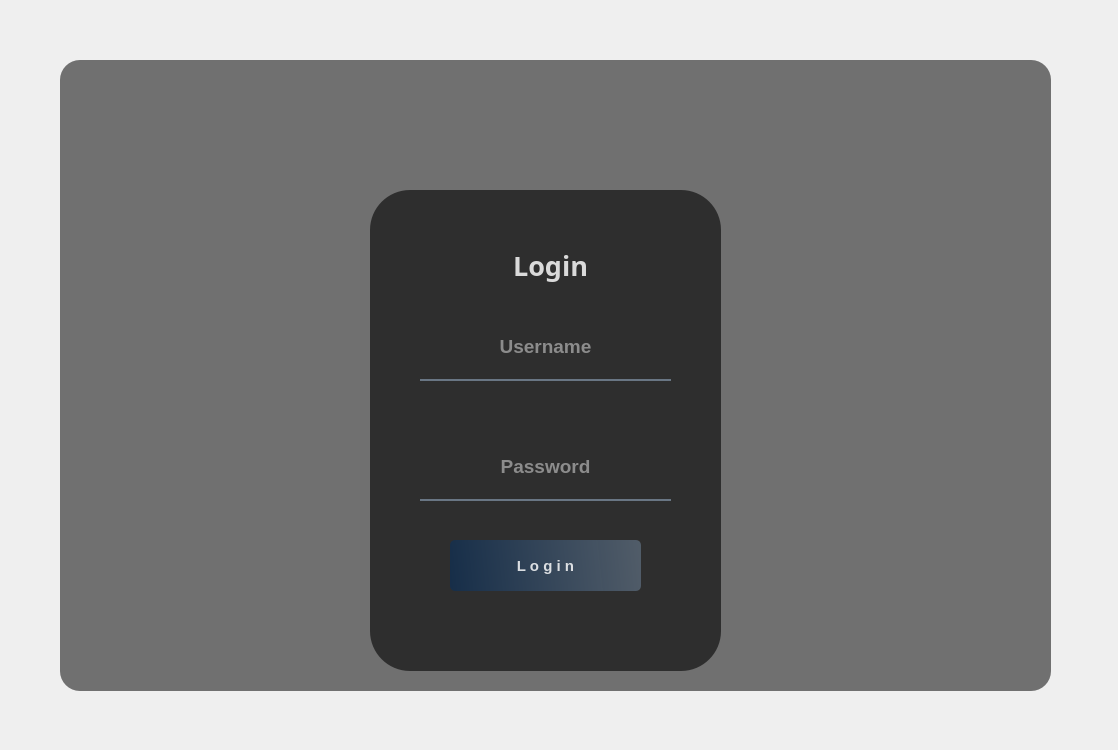
<?xml version="1.0" encoding="UTF-8"?>
<ui version="4.0">
 <class>Form</class>
 <widget class="QWidget" name="Form">
  <property name="geometry">
   <rect>
    <x>0</x>
    <y>0</y>
    <width>1118</width>
    <height>750</height>
   </rect>
  </property>
  <property name="windowTitle">
   <string>Form</string>
  </property>
  <widget class="QWidget" name="widget" native="true">
   <property name="geometry">
    <rect>
     <x>30</x>
     <y>30</y>
     <width>1051</width>
     <height>691</height>
    </rect>
   </property>
   <widget class="QLabel" name="label_2">
    <property name="geometry">
     <rect>
      <x>340</x>
      <y>160</y>
      <width>351</width>
      <height>481</height>
     </rect>
    </property>
    <property name="styleSheet">
     <string notr="true">background-color: rgba(0, 0, 0, 150);
border-radius: 40px;</string>
    </property>
    <property name="text">
     <string/>
    </property>
   </widget>
   <widget class="QLabel" name="label_3">
    <property name="geometry">
     <rect>
      <x>340</x>
      <y>60</y>
      <width>351</width>
      <height>91</height>
     </rect>
    </property>
    <property name="styleSheet">
     <string notr="true">border-image: url(:/images/od.png);</string>
    </property>
    <property name="text">
     <string/>
    </property>
   </widget>
   <widget class="QLabel" name="label_4">
    <property name="geometry">
     <rect>
      <x>460</x>
      <y>210</y>
      <width>121</width>
      <height>51</height>
     </rect>
    </property>
    <property name="font">
     <font>
      <family>Sans Serif Collection</family>
      <pointsize>20</pointsize>
      <weight>75</weight>
      <bold>true</bold>
     </font>
    </property>
    <property name="styleSheet">
     <string notr="true">color: rgba(255, 255, 255, 210);</string>
    </property>
    <property name="text">
     <string>Login</string>
    </property>
    <property name="alignment">
     <set>Qt::AlignCenter</set>
    </property>
   </widget>
   <widget class="QLineEdit" name="lineEdit">
    <property name="geometry">
     <rect>
      <x>390</x>
      <y>290</y>
      <width>251</width>
      <height>61</height>
     </rect>
    </property>
    <property name="font">
     <font>
      <pointsize>14</pointsize>
      <weight>75</weight>
      <bold>true</bold>
     </font>
    </property>
    <property name="focusPolicy">
     <enum>Qt::StrongFocus</enum>
    </property>
    <property name="styleSheet">
     <string notr="true">background-color: rgba(0, 0, 0, 0);
border: none;
border-bottom: 2px solid rgba(105, 118, 132, 255);
color: rgba(255, 255, 255, 230);
padding-bottom: 7px;</string>
    </property>
    <property name="text">
     <string/>
    </property>
    <property name="alignment">
     <set>Qt::AlignCenter</set>
    </property>
    <property name="placeholderText">
     <string>Username</string>
    </property>
   </widget>
   <widget class="QLineEdit" name="lineEdit_2">
    <property name="geometry">
     <rect>
      <x>390</x>
      <y>410</y>
      <width>251</width>
      <height>61</height>
     </rect>
    </property>
    <property name="font">
     <font>
      <pointsize>14</pointsize>
      <weight>75</weight>
      <bold>true</bold>
     </font>
    </property>
    <property name="focusPolicy">
     <enum>Qt::StrongFocus</enum>
    </property>
    <property name="styleSheet">
     <string notr="true">background-color: rgba(0, 0, 0, 0);
border: none;
border-bottom: 2px solid rgba(105, 118, 132, 255);
color: rgba(255, 255, 255, 230);
padding-bottom: 7px;</string>
    </property>
    <property name="text">
     <string/>
    </property>
    <property name="alignment">
     <set>Qt::AlignCenter</set>
    </property>
    <property name="placeholderText">
     <string>Password</string>
    </property>
   </widget>
   <widget class="QPushButton" name="pushButton">
    <property name="geometry">
     <rect>
      <x>420</x>
      <y>510</y>
      <width>191</width>
      <height>51</height>
     </rect>
    </property>
    <property name="font">
     <font>
      <pointsize>11</pointsize>
      <weight>75</weight>
      <italic>false</italic>
      <bold>true</bold>
      <underline>false</underline>
      <strikeout>false</strikeout>
      <kerning>true</kerning>
     </font>
    </property>
    <property name="cursor">
     <cursorShape>PointingHandCursor</cursorShape>
    </property>
    <property name="styleSheet">
     <string notr="true">QPushButton#pushButton{
	background-color: qlineargradient(spread:pad,x1:0, y1:0.505682, x2:1, y2:0.477, stop:0 rgba(20, 47, 78, 219), stop:1 rgba(85, 98, 112, 226));
	color: rgba(255, 255, 255, 210);
	border-radius: 5px;	
}
QPushButton#pushButton:hover{	
	background-color: qlineargradient(spread:pad,x1:0, y1:0.505682, x2:1, y2:0.477, stop:0 rgba(40, 67, 98, 219), stop:1 rgba(105, 118, 132, 226));
}
QPushButton#pushButton:pressed{
	padding-left:5px;
	padding-top:5px;
	background-color: rgba(105, 118, 132, 200);
}
</string>
    </property>
    <property name="text">
     <string>L o g i n</string>
    </property>
   </widget>
   <widget class="QLabel" name="label_5">
    <property name="geometry">
     <rect>
      <x>30</x>
      <y>30</y>
      <width>991</width>
      <height>631</height>
     </rect>
    </property>
    <property name="styleSheet">
     <string notr="true">border-radius: 20px;
background-color: rgba(0, 0, 0, 30);</string>
    </property>
    <property name="text">
     <string/>
    </property>
   </widget>
   <widget class="QLabel" name="label_6">
    <property name="geometry">
     <rect>
      <x>30</x>
      <y>30</y>
      <width>991</width>
      <height>631</height>
     </rect>
    </property>
    <property name="styleSheet">
     <string notr="true">border-radius: 20px;
border-image: url(:/images/bg.png);
background-color: rgba(0, 0, 0, 120);</string>
    </property>
    <property name="text">
     <string/>
    </property>
   </widget>
   <widget class="QPushButton" name="closeButton">
    <property name="geometry">
     <rect>
      <x>980</x>
      <y>40</y>
      <width>31</width>
      <height>31</height>
     </rect>
    </property>
    <property name="cursor">
     <cursorShape>PointingHandCursor</cursorShape>
    </property>
    <property name="focusPolicy">
     <enum>Qt::NoFocus</enum>
    </property>
    <property name="styleSheet">
     <string notr="true">QPushButton#closeButton {
    background-color: transparent;
    border: none;
    image: url(:/images/x.png);
}</string>
    </property>
    <property name="text">
     <string/>
    </property>
   </widget>
   <widget class="QPushButton" name="minimizeButton">
    <property name="geometry">
     <rect>
      <x>940</x>
      <y>40</y>
      <width>31</width>
      <height>31</height>
     </rect>
    </property>
    <property name="cursor">
     <cursorShape>PointingHandCursor</cursorShape>
    </property>
    <property name="styleSheet">
     <string notr="true">QPushButton#minimizeButton {
    background-color: transparent;
    border: none;
    image: url(:/images/min.png);
}</string>
    </property>
    <property name="text">
     <string/>
    </property>
   </widget>
   <zorder>label_6</zorder>
   <zorder>label_5</zorder>
   <zorder>label_2</zorder>
   <zorder>label_3</zorder>
   <zorder>label_4</zorder>
   <zorder>lineEdit</zorder>
   <zorder>lineEdit_2</zorder>
   <zorder>pushButton</zorder>
   <zorder>closeButton</zorder>
   <zorder>minimizeButton</zorder>
  </widget>
 </widget>
 <resources>
  <include location="res.qrc"/>
 </resources>
 <connections/>
</ui>
